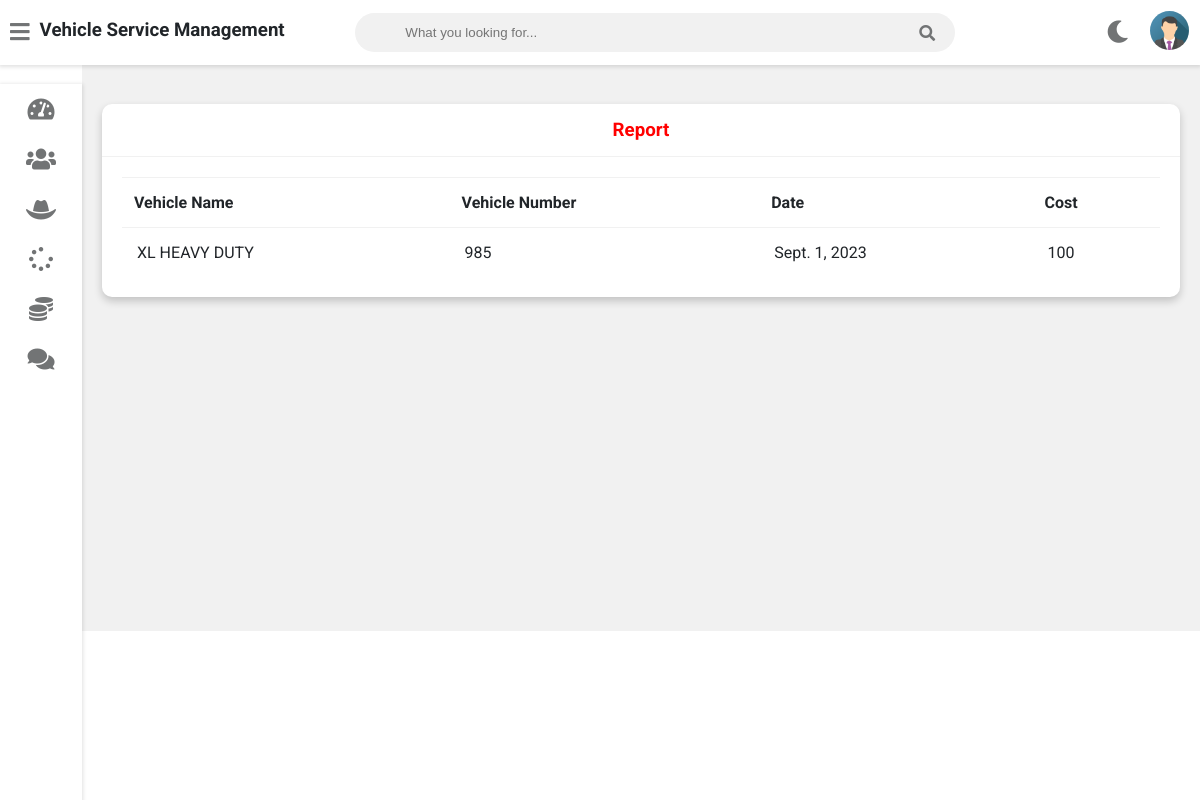
/admin-report (signed in), run on the app's committed database.
### vehicleserviceapp/models.py (models this page shows, shortened)
class Request(models.Model):
    cat=(('two wheeler with gear','two wheeler with gear'),('two wheeler without gear','two wheeler without gear'),('three wheeler','three wheeler'),('four wheeler','four wheeler'))
    category=models.CharField(max_length=50,choices=cat)
    vehicle_no=models.PositiveIntegerField(null=False)
    vehicle_name = models.CharField(max_length=40,null=False)
    vehicle_model = models.CharField(max_length=40,null=False)
    vehicle_brand = models.CharField(max_length=40,null=False)
    problem_description = models.CharField(max_length=500,null=False)
    date=models.DateField(auto_now=True)
    cost=models.PositiveIntegerField(null=True)
    customer=models.ForeignKey('Customer', on_delete=models.CASCADE,null=True)
    mechanic=models.ForeignKey('Mechanic',on_delete=models.CASCADE,null=True)
    stat=(('Pending','Pending'),('Approved','Approved'),('Repairing','Repairing'),('Repairing Done','Repairing Done'),('Released','Released'))
    status=models.CharField(max_length=50,choices=stat,default='Pending',null=True)

### vehicleserviceapp/views.py (the view)
# urls.py: path('admin-report', views.admin_report_view,name='admin-report'),
@login_required(login_url='adminlogin')
def admin_report_view(request):
    reports=models.Request.objects.all().filter(Q(status="Repairing Done") | Q(status="Released"))
    dict={
        'reports':reports,
    }
    return render(request,'vehicle/admin_report.html',context=dict)

### templates/vehicle/admin_report.html
{% extends 'vehicle/adminbase.html' %}
{% block content %}
	<div class="wrapper">
		<div class="row">
			<div class="col-12 col-m-12 col-sm-12">
				<div class="card">
					<div class="card-header">
						<h3 style="color:red; text-align:center" >Report
						</h3>
					</div>
					<div class="card-content">
						<table>
							<thead>
                <tr>
                  <th>Vehicle Name</th>
                  <th>Vehicle Number</th>
                  <th>Date</th>
                  <th>Cost</th>
                </tr>
							</thead>
							<tbody>
                {% for r in reports %}
                <tr>
                  <td> {{r.vehicle_name}}</td>
                  <td> {{r.vehicle_no}}</td>
                  <td>{{r.date}}</td>
                  <td>{{r.cost}}</td>
                </tr>
                {% endfor %}
							</tbody>
						</table>
					</div>
				</div>
			</div>
		</div>
<br><br><br><br><br><br><br><br><br><br><br><br><br><br><br><br>
	</div>
{% endblock content %}

### static/style.css (style rules this page uses)
:root { --primary-color: #4834d4; --success-color: #6ab04c; --warning-color: #f0932b; --danger-color: #eb4d4b; --light-color: #212529; --light-second-color: #727475; --light-background: #ffffff; --light-second-background: #f1f1f1; --dark-color: #909090; --dark-second-color: #f5f6fa; --dark-background: #23242D; --dark-second-background: #181818; }
.light { --main-bg-color: var(--light-background); --second-bg-color: var(--light-second-background); --main-color: var(--light-color); --second-color: var(--light-second-color); }
* { box-sizing: border-box; }
body { font-family: 'Roboto', sans-serif; background: var(--main-bg-color); color: var(--main-color); margin: 0; }
.wrapper { padding: 10px; margin-left: 82px; padding-top: 75px; background: var(--second-bg-color); transition: margin-left .5s; }
.row { display: flex; flex-wrap: wrap; flex-direction: row; }
.row:after, .row:before { box-sizing: border-box; }
[class*="col-"] { padding: 10px; }
@media only screen and (min-width: 600px) { .col-sm-12 { width: 100%; } }
@media only screen and (min-width: 768px) { .col-m-12 { width: 100%; } }
@media only screen and (min-width: 992px) { .col-12 { width: 100%; } }
.card { background: var(--main-bg-color); color: var(--main-color); border-radius: 10px; margin-bottom: 10px; box-shadow: 0 4px 8px 0 rgba(0,0,0,0.2); }
.card-header { padding: 15px 30px; border-bottom: 1px solid var(--second-bg-color); position: relative; }
.card-header h3 { margin: 0; }
.card-content { padding: 20px; overflow-x: auto; }
table { border-collapse: collapse; width: 100%; }
table td { border-top: 1px solid var(--second-bg-color); padding: 15px; }
table th { border-top: 1px solid var(--second-bg-color); border-bottom: 1px solid var(--second-bg-color); padding: 15px 12px; text-align: left; }

### data on the page
Request: vehicle_name "XL HEAVY DUTY", vehicle_no "985", date "Sept. 1, 2023", cost "100"
